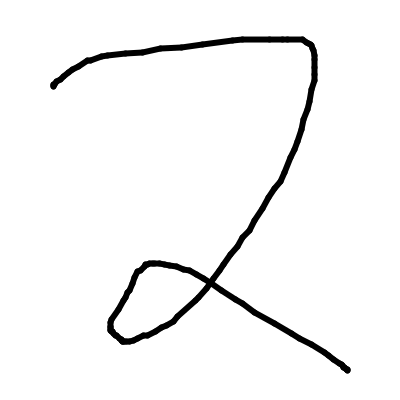
//> input picture Basics/Basic image_recognition/image1.bmp, 400 x 400 px
$ ./main '../../../Basics/Basic image_recognition/image1.bmp'   (built with g++ and OpenCV 4)
//> lines starting //> are read from the running program, lines starting //| are printed output that depends on the picture
#include <opencv2/opencv.hpp>
#include <opencv2/features2d.hpp>
#include <opencv2/highgui.hpp>
#include <opencv2/xfeatures2d.hpp>
#include <iostream>
#include <vector>

int main(int argc, char** argv) {
    if (argc != 2) {
        std::cout << "Usage: " << argv[0] << " <object_image_path>" << std::endl;
        return -1;
    }

    cv::Mat objectImg = cv::imread(argv[1], cv::IMREAD_GRAYSCALE);
//> objectImg is the input picture: 400 rows x 400 cols, CV_8UC1; min 0, max 255, mean 245.5
    if (objectImg.empty()) {
        std::cout << "Could not load object image: " << argv[1] << std::endl;
        return -1;
    }

    cv::VideoCapture cap(0);
    if (!cap.isOpened()) {
        std::cout << "Could not open camera" << std::endl;
        return -1;
    }

    cv::Ptr<cv::xfeatures2d::SIFT> sift = cv::xfeatures2d::SIFT::create();

    std::vector<cv::KeyPoint> objectKeypoints;
    cv::Mat objectDescriptors;
    sift->detectAndCompute(objectImg, cv::noArray(), objectKeypoints, objectDescriptors);
//> objectKeypoints = 41 keypoints; strongest (x, y, size): (54, 85, 5.5), (123, 341, 6.2), (311, 45, 5.7), (210, 283, 9.6)

    cv::Ptr<cv::DescriptorMatcher> matcher = cv::DescriptorMatcher::create(cv::DescriptorMatcher::FLANNBASED);

    cv::namedWindow("Object Detection", cv::WINDOW_NORMAL);
    cv::resizeWindow("Object Detection", 1280, 720);

    const int MIN_GOOD_MATCHES = 10;

    while (true) {
        cv::Mat frame;
        cap >> frame;
        if (frame.empty()) {
            std::cout << "Failed to capture frame" << std::endl;
            break;
        }

        cv::Mat frameGray;
        cv::cvtColor(frame, frameGray, cv::COLOR_BGR2GRAY);

        std::vector<cv::KeyPoint> frameKeypoints;
        cv::Mat frameDescriptors;
        sift->detectAndCompute(frameGray, cv::noArray(), frameKeypoints, frameDescriptors);
//> frameKeypoints has the same summary as objectKeypoints

        std::vector<std::vector<cv::DMatch>> knnMatches;
        if (!frameDescriptors.empty()) {
            matcher->knnMatch(objectDescriptors, frameDescriptors, knnMatches, 2);
//> knnMatches = 41 matches
        }

        std::vector<cv::DMatch> goodMatches;
        for (size_t i = 0; i < knnMatches.size(); i++) {
            if (knnMatches[i].size() >= 2) {
                const float ratio = 0.75f;
                if (knnMatches[i][0].distance < ratio * knnMatches[i][1].distance) {
                    goodMatches.push_back(knnMatches[i][0]);
                }
            }
        }
//> this loop made 41 passes

        if (goodMatches.size() >= MIN_GOOD_MATCHES) {
            std::vector<cv::Point2f> objectPoints;
            std::vector<cv::Point2f> framePoints;

            for (size_t i = 0; i < goodMatches.size(); i++) {
                objectPoints.push_back(objectKeypoints[goodMatches[i].queryIdx].pt);
                framePoints.push_back(frameKeypoints[goodMatches[i].trainIdx].pt);
            }

            cv::Mat H = cv::findHomography(objectPoints, framePoints, cv::RANSAC);
//> H = [[1, 1.32e-16, 1.4e-13], [-5.43e-16, 1, 1.87e-13], [-2.2e-18, 9.49e-19, 1]]

            if (!H.empty()) {
                std::vector<cv::Point2f> objectCorners(4);
                objectCorners[0] = cv::Point2f(0, 0);
                objectCorners[1] = cv::Point2f(objectImg.cols, 0);
                objectCorners[2] = cv::Point2f(objectImg.cols, objectImg.rows);
                objectCorners[3] = cv::Point2f(0, objectImg.rows);

                std::vector<cv::Point2f> sceneCorners(4);
                cv::perspectiveTransform(objectCorners, sceneCorners, H);
//> sceneCorners = 4 Points (x, y): [0, 0], [400, 0], [400, 400], [0, 400]

                cv::line(frame, sceneCorners[0], sceneCorners[1], cv::Scalar(0, 255, 0), 4);
                cv::line(frame, sceneCorners[1], sceneCorners[2], cv::Scalar(0, 255, 0), 4);
                cv::line(frame, sceneCorners[2], sceneCorners[3], cv::Scalar(0, 255, 0), 4);
                cv::line(frame, sceneCorners[3], sceneCorners[0], cv::Scalar(0, 255, 0), 4);

                cv::putText(frame,
                            "Matches: " + std::to_string(goodMatches.size()),
                            cv::Point(10, 30),
                            cv::FONT_HERSHEY_SIMPLEX,
                            1.0,
                            cv::Scalar(0, 255, 0),
                            2);
            }
        }

        cv::drawKeypoints(frame, frameKeypoints, frame, cv::Scalar(0, 0, 255));
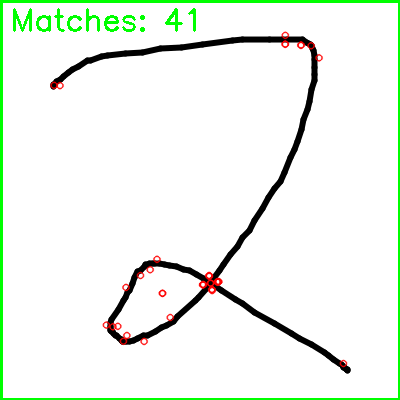
//> frame: 400 rows x 400 cols, CV_8UC3; mean B, G, R 236.6, 244.9, 237.6

        cv::Mat matchesImg;
        cv::drawMatches(objectImg, objectKeypoints, frame, frameKeypoints, goodMatches, matchesImg,
                        cv::Scalar::all(-1), cv::Scalar::all(-1),
                        std::vector<char>(), cv::DrawMatchesFlags::NOT_DRAW_SINGLE_POINTS);
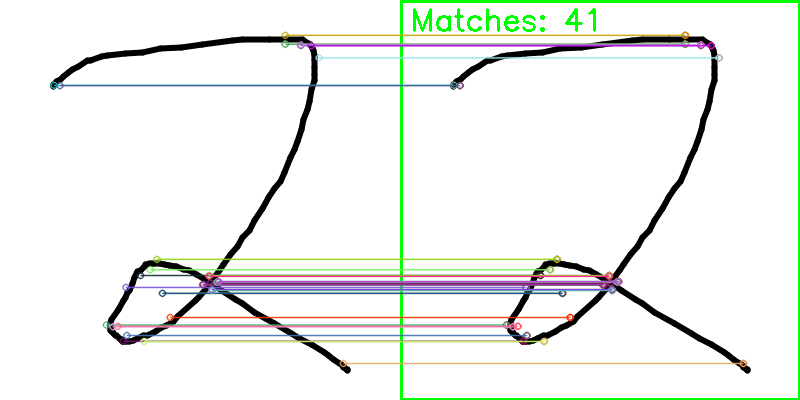
//> matchesImg: 400 rows x 800 cols, CV_8UC3; mean B, G, R 237.1, 240.8, 237.8

        cv::imshow("Object Detection", matchesImg);

        if (cv::waitKey(10) == 27) {
//> the Esc key is pressed
            break;
        }
    }

    cap.release();
    cv::destroyAllWindows();

    return 0;
}
